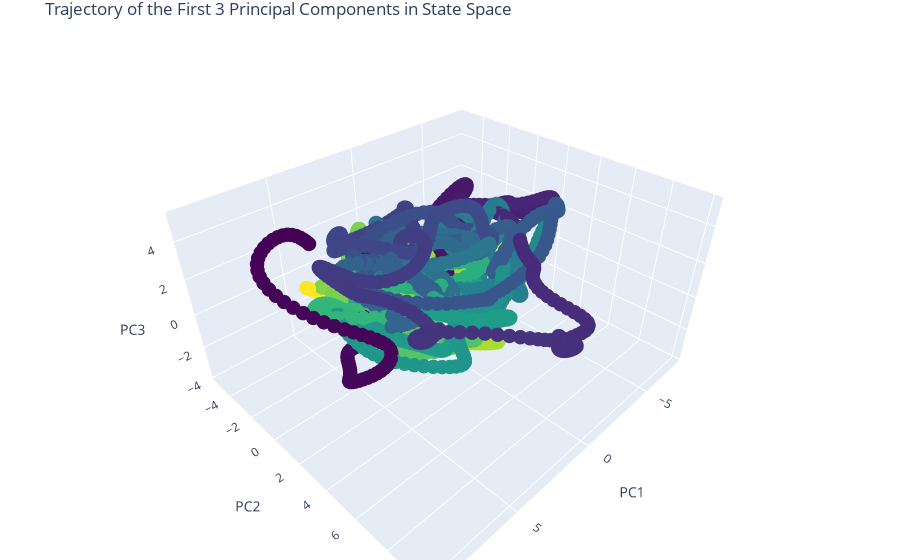

Notebook code for this chart:
### Code cell
# Extract the first three PCs
pc1 = gaussian_filter1d(transformed_data[:, 0], sigma=5)s
pc2 = gaussian_filter1d(transformed_data[:, 1],sigma=5)
pc3 = gaussian_filter1d(transformed_data[:, 2],sigma=5)

# Time steps for coloring
#lower_threshold = np.percentile(smoothed_df.fwV_smoothed, 5)
#upper_threshold = np.percentile(smoothed_df.fwV_smoothed, 95)
#color_var = np.abs(np.clip(smoothed_df.fwV_smoothed,lower_threshold, upper_threshold))
color_var = neural_df.time

# Create the figure
fig = go.Figure(data=[go.Scatter3d(
    x=pc1,
    y=pc2,
    z=pc3,
    mode='markers',
    marker=dict(size=5, color=color_var, colorscale='Viridis')
)])

# Set the layout of the figure
fig.update_layout(
    title='Trajectory of the First 3 Principal Components in State Space',
    scene=dict(
        xaxis_title='PC1',
        yaxis_title='PC2',
        zaxis_title='PC3'
    ),
    margin=dict(l=0, r=0, b=0, t=30)
)

# Show the figure
fig.show()

### Figure 1 — Plotly figure (JSON) as saved in the notebook; plotly's stock layout.template omitted (floating-point values rounded to 4 significant figures; data arrays with more than 128 entries replaced by an {"elided": "..."} marker saying what was removed)
{"data": [{"marker": {"color": {"elided": "2497 float values"}, "colorscale": [[0, "#440154"], [0.1111, "#482878"], [0.2222, "#3e4989"], [0.3333, "#31688e"], [0.4444, "#26828e"], [0.5556, "#1f9e89"], [0.6667, "#35b779"], [0.7778, "#6ece58"], [0.8889, "#b5de2b"], [1, "#fde725"]], "size": 5}, "mode": "markers", "type": "scatter3d", "x": {"elided": "2497 float values"}, "y": {"elided": "2497 float values"}, "z": {"elided": "2497 float values"}}], "layout": {"margin": {"b": 0, "l": 0, "r": 0, "t": 30}, "scene": {"xaxis": {"title": {"text": "PC1"}}, "yaxis": {"title": {"text": "PC2"}}, "zaxis": {"title": {"text": "PC3"}}}, "title": {"text": "Trajectory of the First 3 Principal Components in State Space"}}}
